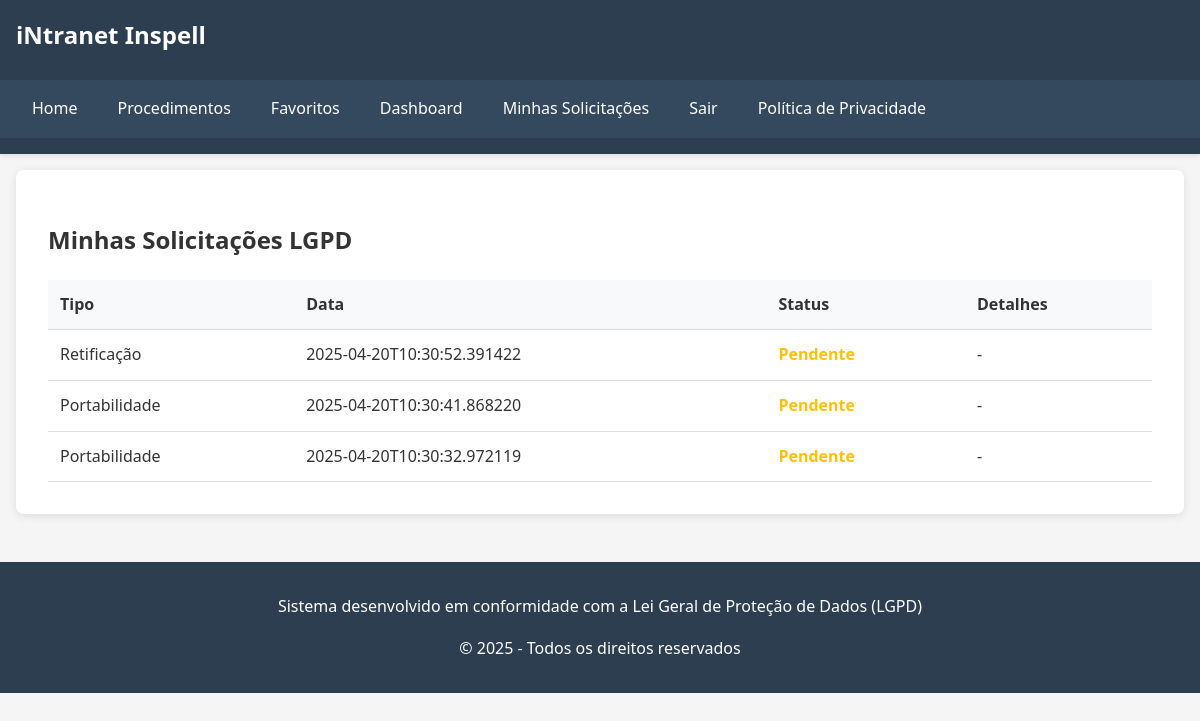
Page /my-requests (signed in) on the committed database.
### tables this page shows
CREATE TABLE data_requests (
        id INTEGER PRIMARY KEY AUTOINCREMENT,
        user_id INTEGER NOT NULL,
        request_type TEXT NOT NULL,
        request_status TEXT DEFAULT 'pending',
        request_data TEXT,
        created_at TEXT NOT NULL,
        processed_at TEXT,
        FOREIGN KEY (user_id) REFERENCES users (id)
    );

### app.py (the view)
@app.route('/my-requests')
def my_requests():
    if 'user_id' not in session:
        return redirect(url_for('login'))
    user_id = session['user_id']
    requests = DataRequest.get_user_requests(user_id)
    return render_template('my_requests.html', requests=requests)

### app.py (called while the page is built)
@app.before_request
def log_request():
    if 'user_id' in session:
        user_id = session['user_id']
        action = f"{request.method} {request.path}"
        ip_address = request.remote_addr
        user_agent = request.headers.get('User-Agent')
        User.log_access(user_id, action, ip_address, user_agent)

### database.py (called while the page is built)
def get_db_connection():
    conn = sqlite3.connect('lgpd_database.db')
    conn.row_factory = sqlite3.Row
    return conn

### models.py (called while the page is built)
    @staticmethod
    def log_access(user_id, action, ip_address=None, user_agent=None):
        conn = get_db_connection()
        cursor = conn.cursor()
        cursor.execute(
            'INSERT INTO access_logs (user_id, action, ip_address, user_agent, timestamp) VALUES (?, ?, ?, ?, ?)',
            (user_id, action, ip_address, user_agent, datetime.now().isoformat())
        )
        conn.commit()
        conn.close()

    @staticmethod
    def get_user_requests(user_id):
        conn = get_db_connection()
        cursor = conn.cursor()
        cursor.execute('SELECT * FROM data_requests WHERE user_id = ? ORDER BY created_at DESC', (user_id,))
        requests = cursor.fetchall()
        conn.close()
        return requests

### templates/my_requests.html (shortened to what this page needs)
{% extends "base.html" %}
{% block content %}
    <div class="requests-container">
        <h2>Minhas Solicitações LGPD</h2>
        {% if requests %}
            <table class="requests-table">
                <thead>
                    <tr>
                        <th>Tipo</th>
                        <th>Data</th>
                        <th>Status</th>
                        <th>Detalhes</th>
                    </tr>
                </thead>
                <tbody>
                    {% for request in requests %}
                        <tr>
                            <td>
                                {% if request['request_type'] == 'access' %}
                                    Acesso aos Dados
                                {% elif request['request_type'] == 'rectification' %}
                                    Retificação
                                {% elif request['request_type'] == 'deletion' %}
                                    Exclusão
                                {% elif request['request_type'] == 'portability' %}
                                    Portabilidade
                                {% else %}
                                    {{ request['request_type'] }}
                                {% endif %}
                            </td>
                            <td>{{ request['created_at'] }}</td>
                            <td>
                                <span class="status-{{ request['request_status'] }}">
                                    {% if request['request_status'] == 'pending' %}
                                        Pendente
                                    {% elif request['request_status'] == 'processing' %}
                                        Em Processamento
                                    {% elif request['request_status'] == 'completed' %}
                                        Concluído
                                    {% elif request['request_status'] == 'denied' %}
                                        Negado
                                    {% else %}
                                        {{ request['request_status'] }}
                                    {% endif %}
                                </span>
                            </td>
                            <td>
                                {% if request['request_data'] %}
                                    {{ request['request_data'] }}
                                {% else %}
                                    -
                                {% endif %}
                            </td>
                        </tr>
                    {% endfor %}
                </tbody>
            </table>
        {% else %}
            <p>Você não tem nenhuma solicitação registrada.</p>
        {% endif %}
    </div>
{% endblock %}

### templates/base.html (shortened to what this page needs)
<!DOCTYPE html>
<html lang="pt-BR">
<head>
    <link rel="stylesheet" href="{{ url_for('static', filename='css/style.css') }}">
</head>
<body>
    <header>
        <h1>iNtranet Inspell</h1>
        <br>
        <nav>
            {% if 'user_id' in session %}
                <a href="{{ url_for('index') }}">Home</a>
                <a href="{{ url_for('procedimentos') }}">Procedimentos</a>
                <a href="{{ url_for('favoritos') }}">Favoritos</a>
                <a href="{{ url_for('dashboard') }}">Dashboard</a>
                <a href="{{ url_for('my_requests') }}">Minhas Solicitações</a>
                <a href="{{ url_for('logout') }}">Sair</a>
            {% else %}
                <a href="{{ url_for('login') }}">Login</a>
                <a href="{{ url_for('register') }}">Registrar</a>
            {% endif %}
            <a href="{{ url_for('privacy') }}">Política de Privacidade</a>
        </nav>
    </header>
    <main>
        {% block content %}{% endblock %}
    </main>
    <footer>
        <p>Sistema desenvolvido em conformidade com a Lei Geral de Proteção de Dados (LGPD)</p>
        <p>© 2025 - Todos os direitos reservados</p>
    </footer>
</body>
</html>

### static/css/style.css (style rules this page uses)
body { font-family: 'Segoe UI', Tahoma, Geneva, Verdana, sans-serif; line-height: 1.6; margin: 0; padding: 0; background-color: #f5f5f5; color: #333; }
header { background-color: #2c3e50; color: white; padding: 1rem 0; box-shadow: 0 2px 5px rgba(0,0,0,0.1); }
header h1 { margin: 0; padding: 0 1rem; font-size: 1.5rem; }
nav { display: flex; padding: 0.5rem 1rem; background-color: #34495e; }
nav a { color: white; text-decoration: none; padding: 0.5rem 1rem; margin-right: 0.5rem; border-radius: 4px; transition: background-color 0.3s; }
main { padding: 1rem; max-width: 1200px; margin: 0 auto; }
footer { background-color: #2c3e50; color: white; text-align: center; padding: 1rem 0; margin-top: 2rem; }
.requests-container { background-color: white; padding: 2rem; border-radius: 8px; box-shadow: 0 2px 10px rgba(0,0,0,0.1); }
.requests-table { width: 100%; border-collapse: collapse; margin-top: 1rem; }
.requests-table th, .requests-table td { padding: 0.75rem; text-align: left; border-bottom: 1px solid #ddd; }
.requests-table th { background-color: #f8f9fa; font-weight: 600; }
.status-pending { color: #ffc107; font-weight: 600; }

### rows in the picture
data_requests: request_type "Retificação", created_at "2025-04-20T10:30:52.391422", request_status "Pendente"
data_requests: request_type "Portabilidade", created_at "2025-04-20T10:30:41.868220", request_status "Pendente"
data_requests: request_type "Portabilidade", created_at "2025-04-20T10:30:32.972119", request_status "Pendente"
